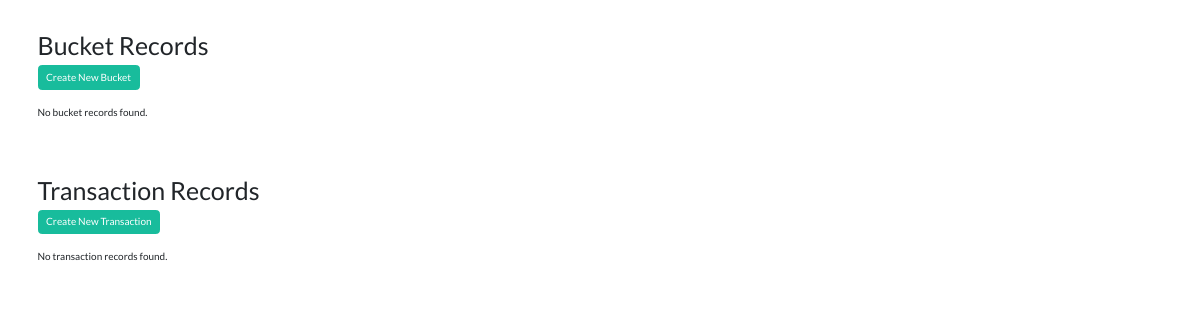
Before: /actions/display/display.php with the older database file.
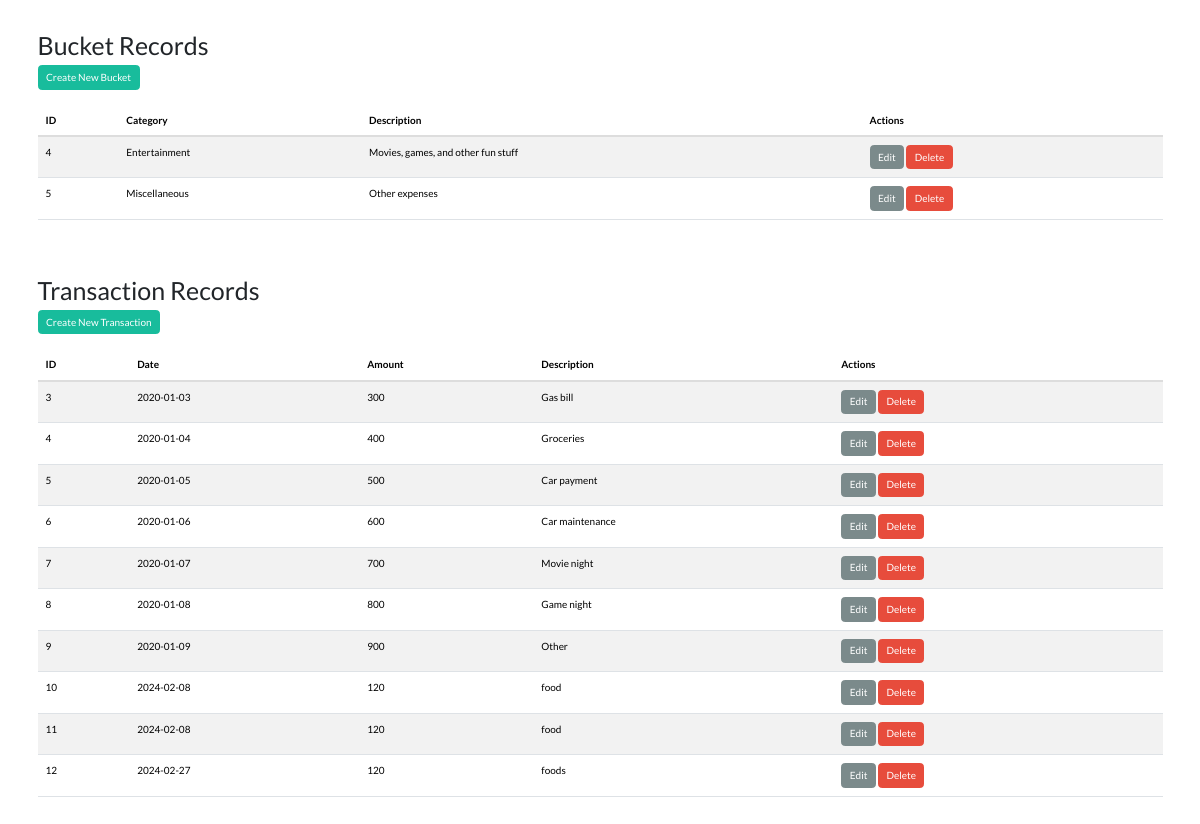
After: the same page with the newer database file.
### tables this page shows
CREATE TABLE buckets (
                id INTEGER PRIMARY KEY AUTOINCREMENT,
                category TEXT NOT NULL,
                description TEXT NOT NULL
            );

CREATE TABLE transactions (
                transaction_id INTEGER PRIMARY KEY AUTOINCREMENT,
                date TEXT,
                amount REAL,
                description TEXT,
                bucket_id INTEGER,
                FOREIGN KEY (bucket_id) REFERENCES buckets(id)
            );

### src/classes/Bucket.php (called while the page is built, shortened)
<?php
class Bucket {
    public static function fetchAll() {
        $db = Database::getConnection();
        $result = $db->query('SELECT * FROM buckets');
        $buckets = [];
        while ($row = $result->fetchArray(SQLITE3_ASSOC)) {
            $buckets[] = $row;
        }
        return $buckets;
    }
}
?>

### src/classes/Transaction.php (called while the page is built, shortened)
<?php
class Transaction {
    public static function fetchAll() {
        $db = Database::getConnection();
        $result = $db->query('SELECT * FROM transactions');
        $transactions = [];
        while ($row = $result->fetchArray(SQLITE3_ASSOC)) {
            $transactions[] = $row;
        }
        return $transactions;
    }
}
?>

### actions/display/display.php (the view, shortened to what this page needs)
<?php
include_once("../../inc_header.php");
require_once("../../src/classes/Bucket.php");
require_once("../../src/classes/Transaction.php");
$buckets = Bucket::fetchAll();
$transactions = Transaction::fetchAll();
echo "<h2>Bucket Records</h2>";
echo "<a href='/actions/create/create_bucket.php' class='btn btn-success'>Create New Bucket</a><br/><br/>";
if (!empty($buckets)) {
    echo "<table width='100%' class='table table-striped'>";
    echo "<thead>";
    echo "<tr>";
    echo "<th>ID</th>";
    echo "<th>Category</th>";
    echo "<th>Description</th>";
    echo "<th>Actions</th>";
    echo "</tr>";
    echo "</thead>";
    echo "<tbody>";
    foreach ($buckets as $bucket) {
        echo "<tr>";
        echo "<td>" . htmlspecialchars($bucket['id']) . "</td>";
        echo "<td>" . htmlspecialchars($bucket['category']) . "</td>";
        echo "<td>" . htmlspecialchars($bucket['description']) . "</td>";
        echo "<td>";
        echo "<a href='/actions/update/update_bucket.php?id=" . htmlspecialchars($bucket['id']) . "' class='btn btn-dark'>Edit</a> ";
        echo "<a href='/actions/delete/delete_bucket.php?id=" . htmlspecialchars($bucket['id']) . "' class='btn btn-danger'>Delete</a>";
        echo "</td>";
        echo "</tr>";
    }
    echo "</tbody>";
    echo "</table>";
} else {
    echo "<p>No bucket records found.</p>";
}
echo "<br/><br/><br/>";
echo "<h2>Transaction Records</h2>";
echo "<a href='/actions/create/create_transaction.php' class='btn btn-success'>Create New Transaction</a><br/><br/>";
if (!empty($transactions)) {
    echo "<table width='100%' class='table table-striped'>";
    echo "<thead>";
    echo "<tr>";
    echo "<th>ID</th>";
    echo "<th>Date</th>";
    echo "<th>Amount</th>";
    echo "<th>Description</th>";
    echo "<th>Actions</th>";
    echo "</tr>";
    echo "</thead>";
    echo "<tbody>";
    foreach ($transactions as $transaction) {
        echo "<tr>";
        echo "<td>" . htmlspecialchars($transaction['transaction_id']) . "</td>";
        echo "<td>" . htmlspecialchars($transaction['date']) . "</td>";
        echo "<td>" . htmlspecialchars($transaction['amount']) . "</td>";
        echo "<td>" . htmlspecialchars($transaction['description']) . "</td>";
        echo "<td>";
        echo "<a href='/actions/update/update_transaction.php?id=" . htmlspecialchars($transaction['transaction_id']) . "' class='btn btn-dark '>Edit</a> ";
        echo "<a href='/actions/delete/delete_transaction.php?id=" . htmlspecialchars($transaction['transaction_id']) . "' class='btn btn-danger '>Delete</a>";
        echo "</td>";
        echo "</tr>";
    }
    echo "</tbody>";
    echo "</table>";
} else {
    echo "<p>No transaction records found.</p>";
}
include_once("../../inc_footer.php");
?>

### inc_header.php (shortened to what this page needs)
<!DOCTYPE html>
<html lang="en">
<head>
<link rel="stylesheet" href="https://maxcdn.bootstrapcdn.com/bootstrap/3.4.1/css/bootstrap.min.css">
<link href="https://cdn.jsdelivr.net/npm/bootswatch@5/dist/flatly/bootstrap.min.css" rel="stylesheet">
</head>
<body>
<div class="container">

### inc_footer.php (shortened to what this page needs)
</div>
</body>
</html>

Changed rows visible on the page:
added buckets: id "4", category "Entertainment", description "Movies, games, and other fun stuff"
added buckets: id "5", category "Miscellaneous", description "Other expenses"
added transactions: transaction_id "3", date "2020-01-03", amount "300", description "Gas bill"
added transactions: transaction_id "4", date "2020-01-04", amount "400", description "Groceries"
added transactions: transaction_id "5", date "2020-01-05", amount "500", description "Car payment"
added transactions: transaction_id "6", date "2020-01-06", amount "600", description "Car maintenance"
added transactions: transaction_id "7", date "2020-01-07", amount "700", description "Movie night"
added transactions: transaction_id "8", date "2020-01-08", amount "800", description "Game night"
added transactions: transaction_id "9", date "2020-01-09", amount "900", description "Other"
added transactions: transaction_id "10", date "2024-02-08", amount "120", description "food"
added transactions: transaction_id "11", date "2024-02-08", amount "120", description "food"
added transactions: transaction_id "12", date "2024-02-27", amount "120", description "foods"
Other visible differences:
text no longer shown: "No bucket records found. No transaction records found."
text now shown: "ID Category Description Actions ID Date Amount Description Actions"
